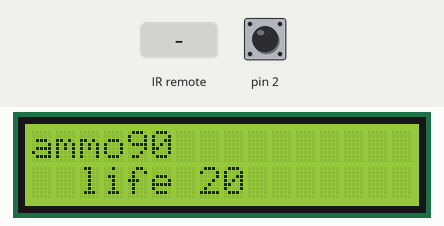
This sketch was run on a simulated Arduino Uno, built with avr-gcc and run on an emulated ATmega328P. Shown: 16×2 character LCD. The test bench sets the inputs (shaded band); at power-on: pin 2 HIGH.

Above: at 1.2 s.
1.3 s: pin 2 pulled LOW for 1 s
At 3.3 s:
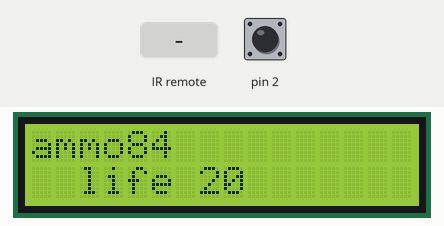
3.8 s: infrared code 0xA77 received
At 4.9 s:
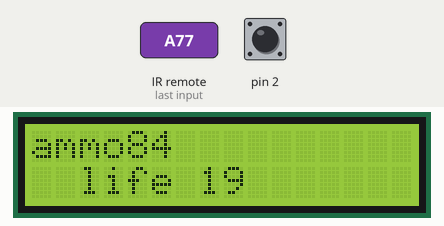
5.3 s: pin 2 pulled LOW for 0.15 s
At 6.2 s:
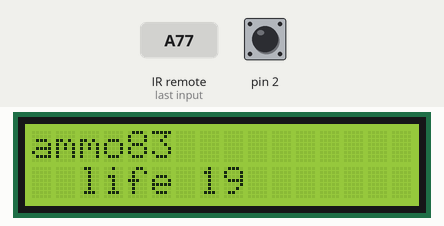
Timing chart, 0 to 8.3 s (numbered marks = the images above; inputs shaded):
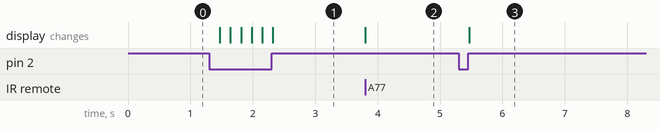

The sketch:

IRsendDemo.ino
```cpp
// (licence header left out)
#include <IRremote.h>

#include<LiquidCrystal.h>

LiquidCrystal lcd(0, 1, 8, 9, 10, 11);  // sets the interfacing pins

IRsend irsend;


int RECV_PIN = 12;

IRrecv irrecv(RECV_PIN);
int life = 20;
decode_results results;
int ammo = 90;


  // sets the interfacing pins


void setup()
{
  //Serial.begin(9600);
  pinMode(2, INPUT_PULLUP);
  lcd.begin(16, 2);  // initializes the 16x2 LCD
  lcd.clear();
  irrecv.enableIRIn();

}

void loop() {
  int i;
  int sensorVal = digitalRead(2);
  Serial.println(sensorVal);
  if(sensorVal == 0 && ammo >= 1) {
	irsend.sendSony(0xa78, 12);
  delay(100);
  ammo--;
  }
  if(irrecv.decode(&results)){
        if(results.value == 0xa77)
    {
      Serial.println(results.value, HEX);
      if(life>0){
      life--;
      }
      irrecv.resume();
    }

  }
  lcd.setCursor(0,0);           //sets the cursor at row 0 column 0
  lcd.print("ammo");
  lcd.print(ammo);
  lcd.setCursor(2,1);           //sets the cursor at row 0 column 0
  lcd.print("life ");
  lcd.print(life);


}
```

Measured:
- after the input at 1.3 s, the display: first changes after 0.17 s (image 1 shows a later state)
- after the input at 3.8 s, the display: changes at once (image 2)
- after the input at 5.3 s, the display: changes after 0.17 s (image 3)
